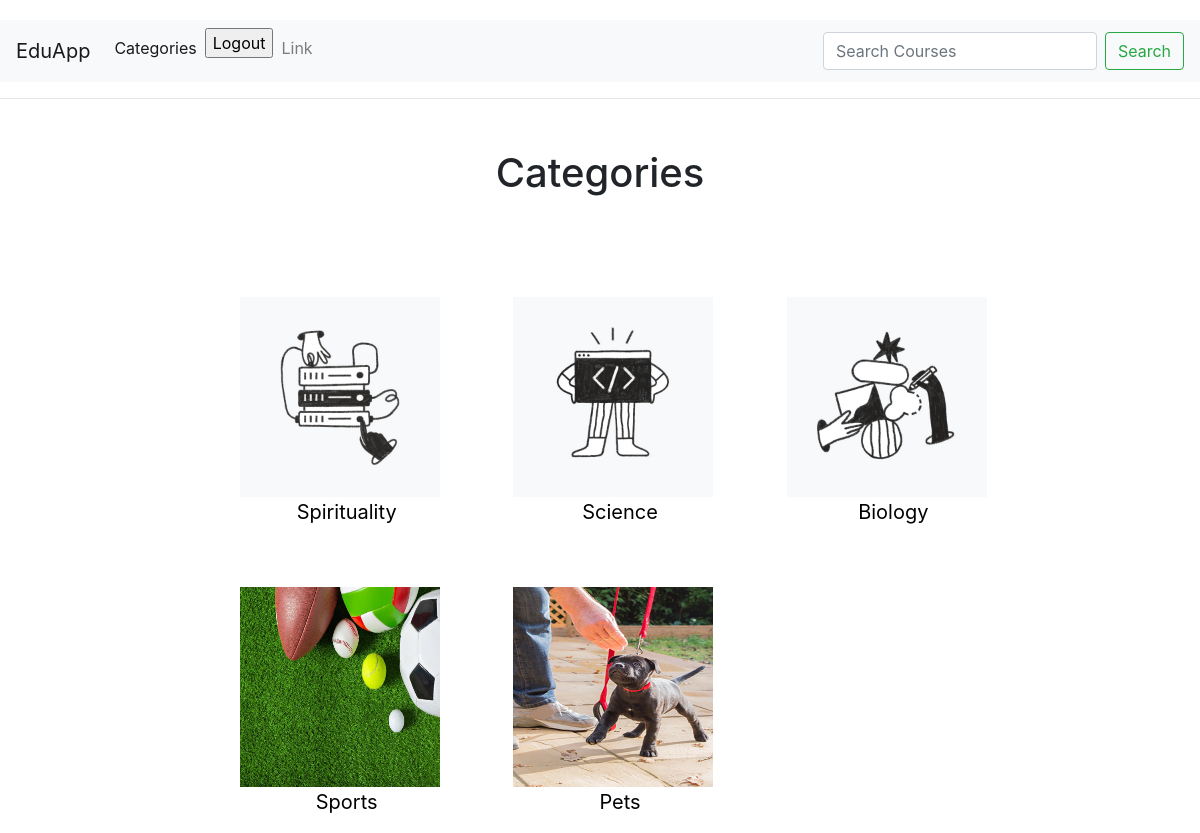
Page /categories/ (signed in) on the committed database.
### app1/models.py (models this page shows, shortened)
class Category(models.Model):
    name = models.CharField(max_length=150)
    slug = models.SlugField(max_length=50, null=True, blank=True)
    thumbnail = models.ImageField(upload_to='category_bgimage', null=True, blank=True)
    def __str__(self):
        return self.name
    def get_absolute_url(self):
        return reverse('categoryview', kwargs={'slug': self.slug})

### app1/views.py (the view)
# urls.py: path('categories/', views.categories, name='categories'),
def categories(request):
    categories = Category.objects.all()
    return render(request, 'app1/category.html', {'categories': categories, 'title': "Categories"})

### app1/templates/app1/category.html (shortened to what this page needs)
{% extends 'base_layout.html' %}
{% block content %}
<hr>
<h1 style="text-align: center;margin-top: 50px;margin-bottom: 50px;">Categories</h1>
<div class="categories-container">
    <div class="categories-list">
        <ul class="categories-ul">
            {% for category in categories %}
            <div>
                <a href="{{category.get_absolute_url}}" class="cat">
                    <div class="category-bgimage">
                        <img src="{{category.thumbnail.url}}" alt="Thumbnail" width="200" height="200">
                    </div>
                    <li style="text-align: center;font-size: 20px;"><a style="color: black;"
                                                                       href="{{category.get_absolute_url}}">{{category}}</a>
                    </li>
                </a>
            </div>
            {% endfor %}
        </ul>
    </div>
</div>
{% endblock %}

### app1/static/style.css (style rules this page uses)
* { box-sizing: border-box; }
body { height:100%; width:100%; padding:0%; margin:0%; }
body { margin-top:20px; }
.categories-list { width: 800px; }
.categories-container { display: flex; justify-content: center; margin-top: 100px; }
.categories-ul { display: grid; grid-template-columns: auto auto auto; gap: 60px; list-style-type: none; }

### rows in the picture
Category: thumbnail (picture), name "Spirituality"
Category: thumbnail (picture), name "Science"
Category: thumbnail (picture), name "Biology"
Category: thumbnail (picture), name "Sports"
Category: thumbnail (picture), name "Pets"
